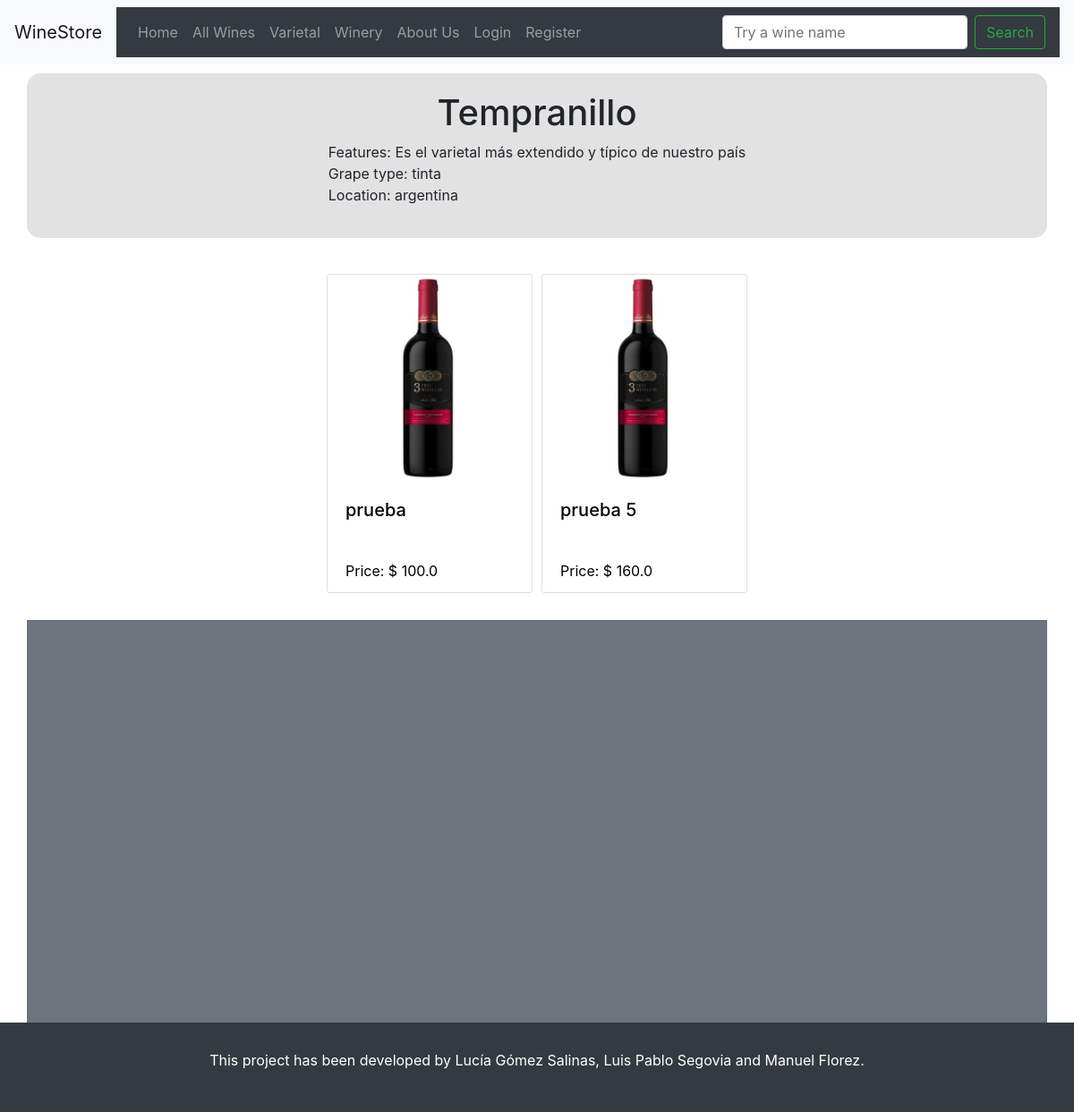
Before: /varietal/varietal_products/1/ with the older database file.
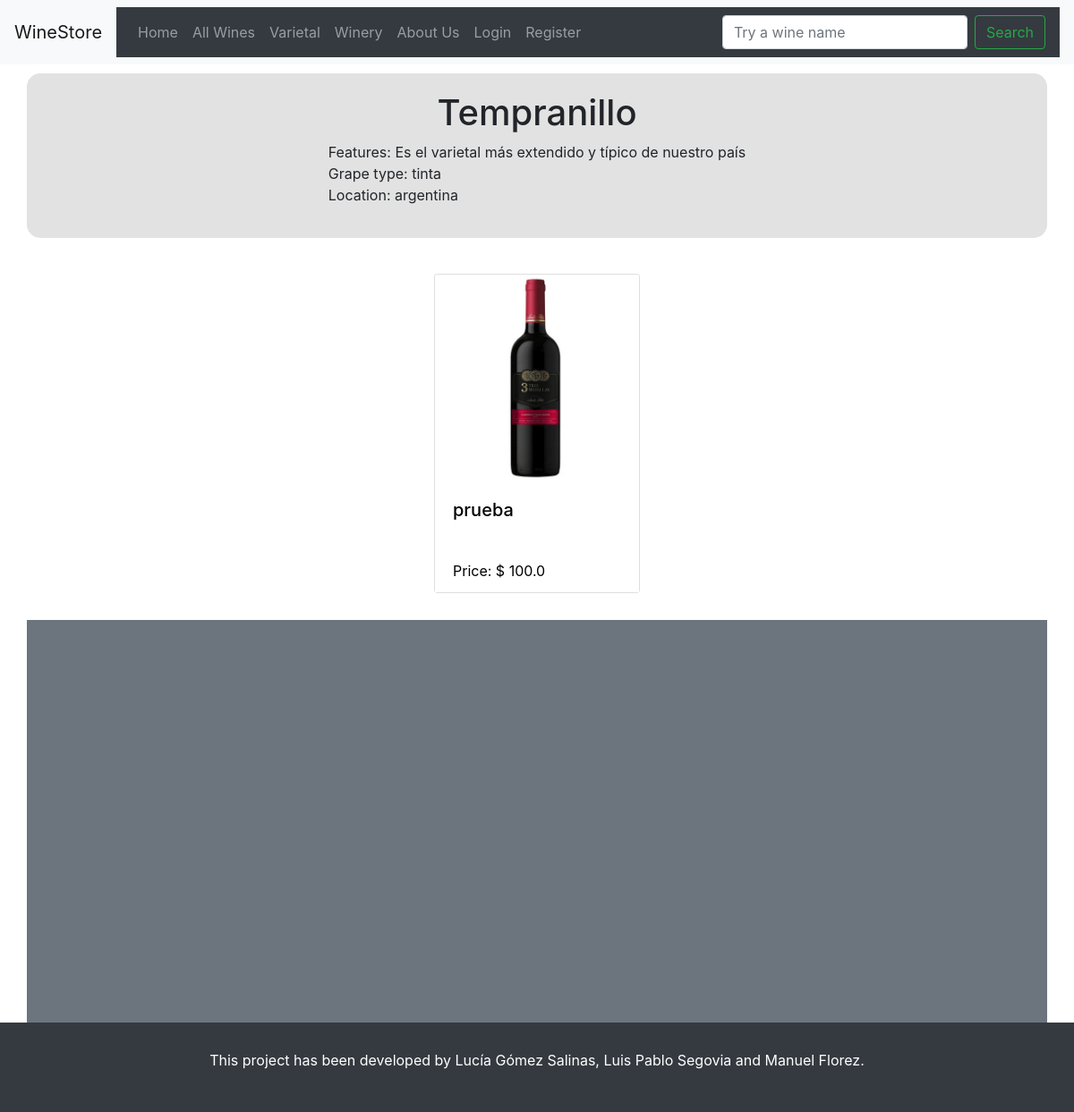
After: the same page with the newer database file.
### wines/models.py (models this page shows, shortened)
class Wine(models.Model):
    name = models.CharField(max_length=50)
    winery = models.ForeignKey(Winery, on_delete=models.CASCADE)
    varietal = models.ForeignKey(varietal, on_delete=models.CASCADE)
    age = models.IntegerField()
    price = models.FloatField(default=0)
    image = models.ImageField(upload_to='wines/', null=True, blank=True)

### varietal/views.py (the view)
# urls.py: path('varietal_products/<int:vid>/', varietal_products, name='varietal_products'),
def varietal_products(request, vid):
    var = varietal.objects.get(pk=vid)
    wine_list = Wine.objects.filter(varietal=var)
    return render(request, 'varietal/varietal_products.html', context={'varietal':var, 'wine_list':wine_list})

### templates/varietal/varietal_products.html (shortened to what this page needs)
{% extends 'base.html' %}
{% block content %}
    <div class="container"
    style="display: grid; place-items:center; padding:20px;
    border-radius: 15px; margin-top: 10px; margin-bottom: 10px;
    background-color: rgb(226, 226, 226);">
        <h1>{{varietal.name}}</h1>
        <p>Features: {{varietal.features}} <br>
            Grape type: {{varietal.type_grape}} <br>
            Location: {{varietal.location}} <br>
        </p>
    </div>
    <section class="container">
        {% if wine_list %}
            <div class="container containerCard">
                {% for wine in wine_list %}
                    <div class="card" style="width: 230px;">
                        <a href="../../../wines/detail/{{wine.id}}/">
                            <img src="{{ wine.image.url }}" class="card-img-top" alt="image{{wine.name}}">
                            <div class="card-body">
                                <h5 class="card-title">{{ wine.name }}</h5>
                            </div>
                            <ul class="list-group list-group-flush">
                                <li class="list-group-item">Price: $ {{ wine.price }}</li>
                            </ul>
                        </a>
                    </div>
                {% endfor %}
            </div>
        {% else %}
            <p>There are no listed wines yet.</p>
        {% endif %}
    </section>
{% endblock %}

Changed rows visible on the page:
removed Wine: image (picture), name "prueba 5", price "160.0"
